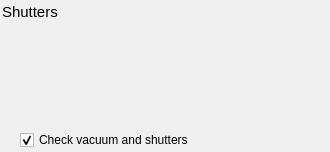
<?xml version="1.0" encoding="UTF-8"?>
<ui version="4.0">
 <class>Form</class>
 <widget class="QWidget" name="Form">
  <property name="geometry">
   <rect>
    <x>0</x>
    <y>0</y>
    <width>330</width>
    <height>152</height>
   </rect>
  </property>
  <property name="windowTitle">
   <string>Form</string>
  </property>
  <widget class="QCheckBox" name="checkBox_check_vacuum_and_shutters">
   <property name="geometry">
    <rect>
     <x>20</x>
     <y>130</y>
     <width>211</width>
     <height>20</height>
    </rect>
   </property>
   <property name="text">
    <string>Check vacuum and shutters</string>
   </property>
   <property name="checked">
    <bool>true</bool>
   </property>
  </widget>
  <widget class="QWidget" name="horizontalLayoutWidget">
   <property name="geometry">
    <rect>
     <x>0</x>
     <y>30</y>
     <width>321</width>
     <height>80</height>
    </rect>
   </property>
   <layout class="QHBoxLayout" name="horizontalLayout_shutters"/>
  </widget>
  <widget class="QLabel" name="label_energy_4">
   <property name="geometry">
    <rect>
     <x>2</x>
     <y>2</y>
     <width>101</width>
     <height>20</height>
    </rect>
   </property>
   <property name="font">
    <font>
     <pointsize>11</pointsize>
     <bold>false</bold>
    </font>
   </property>
   <property name="text">
    <string>Shutters</string>
   </property>
  </widget>
 </widget>
 <resources/>
 <connections/>
</ui>
